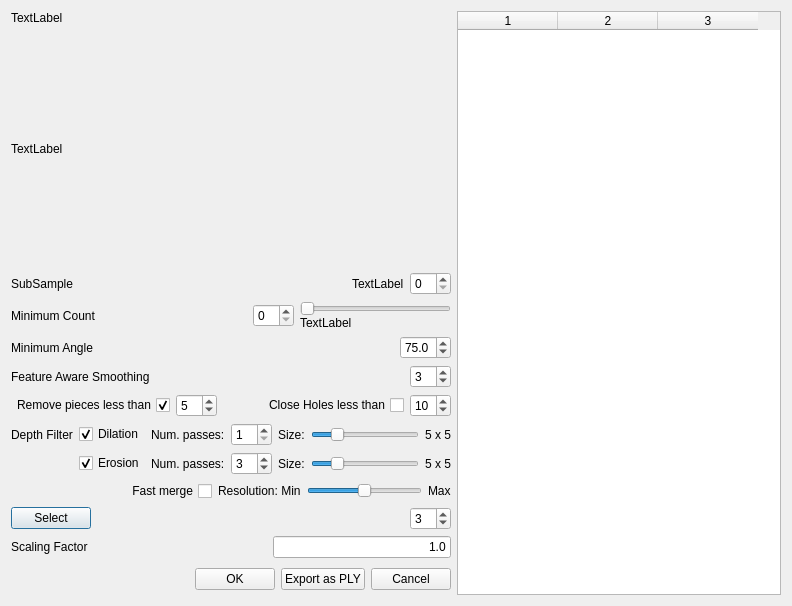
<ui version="4.0" >
 <class>v3dImportDialog</class>
 <widget class="QDialog" name="v3dImportDialog" >
  <property name="geometry" >
   <rect>
    <x>0</x>
    <y>0</y>
    <width>792</width>
    <height>606</height>
   </rect>
  </property>
  <property name="sizePolicy" >
   <sizepolicy vsizetype="Preferred" hsizetype="Expanding" >
    <horstretch>0</horstretch>
    <verstretch>0</verstretch>
   </sizepolicy>
  </property>
  <property name="windowTitle" >
   <string>V3D Import Settings</string>
  </property>
  <layout class="QHBoxLayout" >
   <item>
    <layout class="QVBoxLayout" >
     <item>
      <widget class="QLabel" name="infoLabel" >
       <property name="text" >
        <string>TextLabel</string>
       </property>
      </widget>
     </item>
     <item>
      <widget class="QLabel" name="previewLabel" >
       <property name="sizePolicy" >
        <sizepolicy vsizetype="Expanding" hsizetype="Expanding" >
         <horstretch>0</horstretch>
         <verstretch>0</verstretch>
        </sizepolicy>
       </property>
       <property name="text" >
        <string>TextLabel</string>
       </property>
      </widget>
     </item>
     <item>
      <layout class="QHBoxLayout" >
       <item>
        <widget class="QLabel" name="label" >
         <property name="text" >
          <string>SubSample</string>
         </property>
        </widget>
       </item>
       <item>
        <spacer>
         <property name="orientation" >
          <enum>Qt::Horizontal</enum>
         </property>
         <property name="sizeHint" >
          <size>
           <width>40</width>
           <height>20</height>
          </size>
         </property>
        </spacer>
       </item>
       <item>
        <widget class="QLabel" name="imgSizeLabel" >
         <property name="text" >
          <string>TextLabel</string>
         </property>
        </widget>
       </item>
       <item>
        <widget class="QSpinBox" name="subsampleSpinBox" >
         <property name="toolTip" >
          <string>&lt;html>&lt;head>&lt;meta name="qrichtext" content="1" />&lt;/head>&lt;body style=" white-space: pre-wrap; font-style:normal; text-decoration:none;">&lt;p style=" margin-top:0px; margin-bottom:0px; margin-left:0px; margin-right:0px; -qt-block-indent:0; text-indent:0px;">Set the subsample factor:&lt;/p>&lt;p style=" margin-top:0px; margin-bottom:0px; margin-left:0px; margin-right:0px; -qt-block-indent:0; text-indent:0px;">  1 the image is not resized&lt;/p>&lt;p style=" margin-top:0px; margin-bottom:0px; margin-left:0px; margin-right:0px; -qt-block-indent:0; text-indent:0px;">  2 image is halved &lt;span style=" font-style:italic;">(one point every 4)&lt;/span>&lt;/p>&lt;p style=" margin-top:0px; margin-bottom:0px; margin-left:0px; margin-right:0px; -qt-block-indent:0; text-indent:0px;">  3 image is reduced to one third &lt;span style=" font-style:italic;">(one point every 9)&lt;/span>&lt;/p>&lt;/body>&lt;/html></string>
         </property>
        </widget>
       </item>
      </layout>
     </item>
     <item>
      <layout class="QHBoxLayout" >
       <item>
        <widget class="QLabel" name="label_2" >
         <property name="text" >
          <string>Minimum Count</string>
         </property>
        </widget>
       </item>
       <item>
        <spacer>
         <property name="orientation" >
          <enum>Qt::Horizontal</enum>
         </property>
         <property name="sizeHint" >
          <size>
           <width>91</width>
           <height>20</height>
          </size>
         </property>
        </spacer>
       </item>
       <item>
        <widget class="QSpinBox" name="minCountSpinBox" >
         <property name="toolTip" >
          <string>&lt;html>&lt;head>&lt;meta name="qrichtext" content="1" />&lt;/head>&lt;body style=" white-space: pre-wrap; font-style:normal; text-decoration:none;">&lt;p style=" margin-top:0px; margin-bottom:0px; margin-left:0px; margin-right:0px; -qt-block-indent:0; text-indent:0px;">Set the minimum number of match for a sample to be accepted&lt;/p>&lt;p style=" margin-top:0px; margin-bottom:0px; margin-left:0px; margin-right:0px; -qt-block-indent:0; text-indent:0px;">3 means that only samples that had been found a correspondence with other 2 images or more are considered&lt;/p>&lt;/body>&lt;/html></string>
         </property>
        </widget>
       </item>
       <item>
        <layout class="QVBoxLayout" >
         <property name="spacing" >
          <number>0</number>
         </property>
         <item>
          <widget class="QSlider" name="minCountSlider" >
           <property name="sizePolicy" >
            <sizepolicy vsizetype="Fixed" hsizetype="Expanding" >
             <horstretch>0</horstretch>
             <verstretch>0</verstretch>
            </sizepolicy>
           </property>
           <property name="maximum" >
            <number>10</number>
           </property>
           <property name="orientation" >
            <enum>Qt::Horizontal</enum>
           </property>
          </widget>
         </item>
         <item>
          <widget class="QLabel" name="rangeLabel" >
           <property name="text" >
            <string>TextLabel</string>
           </property>
          </widget>
         </item>
        </layout>
       </item>
      </layout>
     </item>
     <item>
      <layout class="QHBoxLayout" >
       <item>
        <widget class="QLabel" name="label_3" >
         <property name="text" >
          <string>Minimum Angle</string>
         </property>
        </widget>
       </item>
       <item>
        <spacer>
         <property name="orientation" >
          <enum>Qt::Horizontal</enum>
         </property>
         <property name="sizeHint" >
          <size>
           <width>40</width>
           <height>20</height>
          </size>
         </property>
        </spacer>
       </item>
       <item>
        <widget class="QDoubleSpinBox" name="qualitySpinBox" >
         <property name="decimals" >
          <number>1</number>
         </property>
         <property name="maximum" >
          <double>90.000000000000000</double>
         </property>
         <property name="singleStep" >
          <double>5.000000000000000</double>
         </property>
         <property name="value" >
          <double>75.000000000000000</double>
         </property>
        </widget>
       </item>
      </layout>
     </item>
     <item>
      <layout class="QHBoxLayout" >
       <item>
        <widget class="QLabel" name="label_5" >
         <property name="text" >
          <string>Feature Aware Smoothing</string>
         </property>
        </widget>
       </item>
       <item>
        <spacer>
         <property name="orientation" >
          <enum>Qt::Horizontal</enum>
         </property>
         <property name="sizeHint" >
          <size>
           <width>40</width>
           <height>20</height>
          </size>
         </property>
        </spacer>
       </item>
       <item>
        <widget class="QDoubleSpinBox" name="smoothSpinBox" >
         <property name="decimals" >
          <number>0</number>
         </property>
         <property name="maximum" >
          <double>20.000000000000000</double>
         </property>
         <property name="value" >
          <double>3.000000000000000</double>
         </property>
        </widget>
       </item>
      </layout>
     </item>
     <item>
      <layout class="QHBoxLayout" >
       <item>
        <widget class="QCheckBox" name="removeSmallCCCheckBox" >
         <property name="layoutDirection" >
          <enum>Qt::RightToLeft</enum>
         </property>
         <property name="text" >
          <string>Remove pieces less than</string>
         </property>
         <property name="checked" >
          <bool>true</bool>
         </property>
        </widget>
       </item>
       <item>
        <widget class="QDoubleSpinBox" name="maxCCDiagSpinBox" >
         <property name="sizePolicy" >
          <sizepolicy vsizetype="Fixed" hsizetype="Preferred" >
           <horstretch>0</horstretch>
           <verstretch>0</verstretch>
          </sizepolicy>
         </property>
         <property name="toolTip" >
          <string>When enabled, all the floating pieces smaller than the indicated percentage are deleted. Unit is the diagonal of the bounding box of the object</string>
         </property>
         <property name="decimals" >
          <number>0</number>
         </property>
         <property name="maximum" >
          <double>25.000000000000000</double>
         </property>
         <property name="singleStep" >
          <double>5.000000000000000</double>
         </property>
         <property name="value" >
          <double>5.000000000000000</double>
         </property>
        </widget>
       </item>
       <item>
        <spacer>
         <property name="orientation" >
          <enum>Qt::Horizontal</enum>
         </property>
         <property name="sizeHint" >
          <size>
           <width>40</width>
           <height>20</height>
          </size>
         </property>
        </spacer>
       </item>
       <item>
        <widget class="QCheckBox" name="holeCheckBox" >
         <property name="enabled" >
          <bool>true</bool>
         </property>
         <property name="layoutDirection" >
          <enum>Qt::RightToLeft</enum>
         </property>
         <property name="text" >
          <string>Close Holes less than</string>
         </property>
        </widget>
       </item>
       <item>
        <widget class="QSpinBox" name="holeSpinBox" >
         <property name="singleStep" >
          <number>5</number>
         </property>
         <property name="value" >
          <number>10</number>
         </property>
        </widget>
       </item>
      </layout>
     </item>
     <item>
      <layout class="QGridLayout" >
       <item row="0" column="5" >
        <widget class="QSlider" name="dilationSizeSlider" >
         <property name="minimum" >
          <number>1</number>
         </property>
         <property name="maximum" >
          <number>6</number>
         </property>
         <property name="singleStep" >
          <number>1</number>
         </property>
         <property name="pageStep" >
          <number>5</number>
         </property>
         <property name="value" >
          <number>2</number>
         </property>
         <property name="orientation" >
          <enum>Qt::Horizontal</enum>
         </property>
        </widget>
       </item>
       <item row="1" column="3" >
        <widget class="QSpinBox" name="erosionNumPassSpinBox" >
         <property name="minimum" >
          <number>1</number>
         </property>
         <property name="maximum" >
          <number>10</number>
         </property>
         <property name="value" >
          <number>3</number>
         </property>
        </widget>
       </item>
       <item row="0" column="4" >
        <widget class="QLabel" name="lblDilationSize" >
         <property name="text" >
          <string>Size:</string>
         </property>
        </widget>
       </item>
       <item row="1" column="6" >
        <widget class="QLabel" name="lblErosionSizeValue" >
         <property name="text" >
          <string>5 x 5</string>
         </property>
        </widget>
       </item>
       <item row="0" column="3" >
        <widget class="QSpinBox" name="dilationNumPassSpinBox" >
         <property name="minimum" >
          <number>1</number>
         </property>
         <property name="maximum" >
          <number>5</number>
         </property>
        </widget>
       </item>
       <item row="0" column="2" >
        <widget class="QLabel" name="lblDilationSteps" >
         <property name="text" >
          <string>Num. passes:</string>
         </property>
        </widget>
       </item>
       <item row="1" column="5" >
        <widget class="QSlider" name="erosionSizeSlider" >
         <property name="minimum" >
          <number>1</number>
         </property>
         <property name="maximum" >
          <number>6</number>
         </property>
         <property name="singleStep" >
          <number>1</number>
         </property>
         <property name="pageStep" >
          <number>5</number>
         </property>
         <property name="value" >
          <number>2</number>
         </property>
         <property name="orientation" >
          <enum>Qt::Horizontal</enum>
         </property>
        </widget>
       </item>
       <item row="0" column="6" >
        <widget class="QLabel" name="lblDilationSizeValue" >
         <property name="text" >
          <string>5 x 5</string>
         </property>
        </widget>
       </item>
       <item row="1" column="2" >
        <widget class="QLabel" name="lblErosionSteps" >
         <property name="text" >
          <string>Num. passes:</string>
         </property>
        </widget>
       </item>
       <item row="0" column="0" >
        <widget class="QLabel" name="label_8" >
         <property name="text" >
          <string>Depth Filter</string>
         </property>
        </widget>
       </item>
       <item row="1" column="4" >
        <widget class="QLabel" name="lblErosionSize" >
         <property name="text" >
          <string>Size:</string>
         </property>
        </widget>
       </item>
       <item row="0" column="1" >
        <widget class="QCheckBox" name="dilationCheckBox" >
         <property name="text" >
          <string>Dilation</string>
         </property>
         <property name="checked" >
          <bool>true</bool>
         </property>
        </widget>
       </item>
       <item row="1" column="1" >
        <widget class="QCheckBox" name="erosionCheckBox" >
         <property name="text" >
          <string>Erosion</string>
         </property>
         <property name="checked" >
          <bool>true</bool>
         </property>
        </widget>
       </item>
      </layout>
     </item>
     <item>
      <layout class="QHBoxLayout" >
       <item>
        <spacer>
         <property name="orientation" >
          <enum>Qt::Horizontal</enum>
         </property>
         <property name="sizeHint" >
          <size>
           <width>40</width>
           <height>20</height>
          </size>
         </property>
        </spacer>
       </item>
       <item>
        <widget class="QCheckBox" name="fastMergeCheckBox" >
         <property name="toolTip" >
          <string>&lt;html>&lt;head>&lt;meta name="qrichtext" content="1" />&lt;/head>&lt;body style=" white-space: pre-wrap; font-style:normal; text-decoration:none;">&lt;p style=" margin-top:0px; margin-bottom:0px; margin-left:0px; margin-right:0px; -qt-block-indent:0; text-indent:0px;">Perform a fast, fixed resolution merging of all the range maps. If unchecked all the rangemaps are simply put in the same space without merging them.&lt;/p>&lt;/body>&lt;/html></string>
         </property>
         <property name="layoutDirection" >
          <enum>Qt::RightToLeft</enum>
         </property>
         <property name="text" >
          <string>Fast merge</string>
         </property>
        </widget>
       </item>
       <item>
        <widget class="QLabel" name="label_6" >
         <property name="text" >
          <string>Resolution: Min</string>
         </property>
        </widget>
       </item>
       <item>
        <widget class="QSlider" name="mergeResolutionSpinBox" >
         <property name="minimum" >
          <number>1</number>
         </property>
         <property name="maximum" >
          <number>5</number>
         </property>
         <property name="value" >
          <number>3</number>
         </property>
         <property name="orientation" >
          <enum>Qt::Horizontal</enum>
         </property>
        </widget>
       </item>
       <item>
        <widget class="QLabel" name="label_7" >
         <property name="text" >
          <string>Max</string>
         </property>
        </widget>
       </item>
      </layout>
     </item>
     <item>
      <layout class="QHBoxLayout" >
       <item>
        <widget class="QPushButton" name="selectButton" >
         <property name="text" >
          <string>Select</string>
         </property>
        </widget>
       </item>
       <item>
        <spacer>
         <property name="orientation" >
          <enum>Qt::Horizontal</enum>
         </property>
         <property name="sizeHint" >
          <size>
           <width>40</width>
           <height>20</height>
          </size>
         </property>
        </spacer>
       </item>
       <item>
        <widget class="QSpinBox" name="subsampleSequenceSpinBox" >
         <property name="value" >
          <number>3</number>
         </property>
        </widget>
       </item>
      </layout>
     </item>
     <item>
      <layout class="QHBoxLayout" >
       <item>
        <widget class="QLabel" name="label_10" >
         <property name="text" >
          <string>Scaling Factor</string>
         </property>
        </widget>
       </item>
       <item>
        <spacer>
         <property name="orientation" >
          <enum>Qt::Horizontal</enum>
         </property>
         <property name="sizeHint" >
          <size>
           <width>40</width>
           <height>20</height>
          </size>
         </property>
        </spacer>
       </item>
       <item>
        <widget class="QLineEdit" name="scaleLineEdit" >
         <property name="inputMask" >
          <string/>
         </property>
         <property name="text" >
          <string>1.0</string>
         </property>
         <property name="alignment" >
          <set>Qt::AlignRight|Qt::AlignTrailing|Qt::AlignVCenter</set>
         </property>
        </widget>
       </item>
      </layout>
     </item>
     <item>
      <layout class="QHBoxLayout" >
       <item>
        <spacer>
         <property name="orientation" >
          <enum>Qt::Horizontal</enum>
         </property>
         <property name="sizeHint" >
          <size>
           <width>131</width>
           <height>31</height>
          </size>
         </property>
        </spacer>
       </item>
       <item>
        <widget class="QPushButton" name="okButton" >
         <property name="text" >
          <string>OK</string>
         </property>
        </widget>
       </item>
       <item>
        <widget class="QPushButton" name="plyButton" >
         <property name="toolTip" >
          <string>Process all selected range maps and save them as separated ply</string>
         </property>
         <property name="text" >
          <string>Export as PLY</string>
         </property>
        </widget>
       </item>
       <item>
        <widget class="QPushButton" name="cancelButton" >
         <property name="text" >
          <string>Cancel</string>
         </property>
        </widget>
       </item>
      </layout>
     </item>
    </layout>
   </item>
   <item>
    <widget class="QTableWidget" name="imageTableWidget" >
     <property name="sizePolicy" >
      <sizepolicy vsizetype="Expanding" hsizetype="MinimumExpanding" >
       <horstretch>0</horstretch>
       <verstretch>0</verstretch>
      </sizepolicy>
     </property>
     <property name="columnCount" >
      <number>3</number>
     </property>
     <column/>
     <column/>
     <column/>
    </widget>
   </item>
  </layout>
 </widget>
 <resources/>
 <connections>
  <connection>
   <sender>okButton</sender>
   <signal>clicked()</signal>
   <receiver>v3dImportDialog</receiver>
   <slot>accept()</slot>
   <hints>
    <hint type="sourcelabel" >
     <x>554</x>
     <y>682</y>
    </hint>
    <hint type="destinationlabel" >
     <x>342</x>
     <y>405</y>
    </hint>
   </hints>
  </connection>
  <connection>
   <sender>cancelButton</sender>
   <signal>clicked()</signal>
   <receiver>v3dImportDialog</receiver>
   <slot>reject()</slot>
   <hints>
    <hint type="sourcelabel" >
     <x>637</x>
     <y>682</y>
    </hint>
    <hint type="destinationlabel" >
     <x>425</x>
     <y>433</y>
    </hint>
   </hints>
  </connection>
  <connection>
   <sender>removeSmallCCCheckBox</sender>
   <signal>toggled(bool)</signal>
   <receiver>maxCCDiagSpinBox</receiver>
   <slot>setEnabled(bool)</slot>
   <hints>
    <hint type="sourcelabel" >
     <x>348</x>
     <y>584</y>
    </hint>
    <hint type="destinationlabel" >
     <x>637</x>
     <y>584</y>
    </hint>
   </hints>
  </connection>
 </connections>
</ui>
